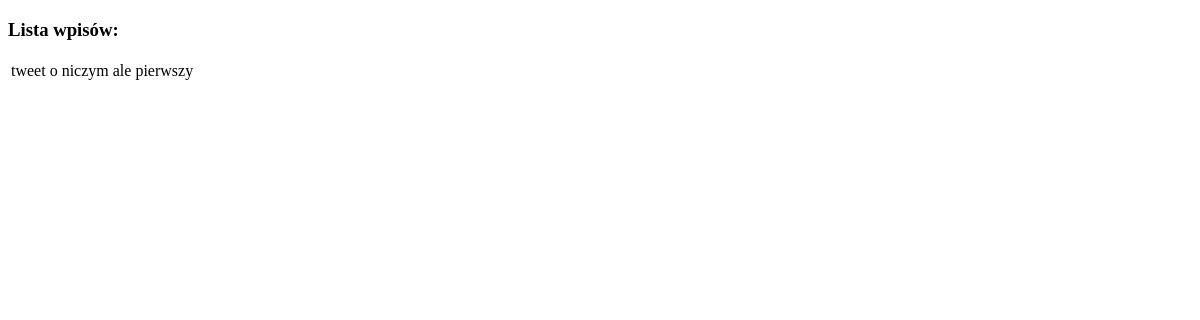
Before: / with the older database file.
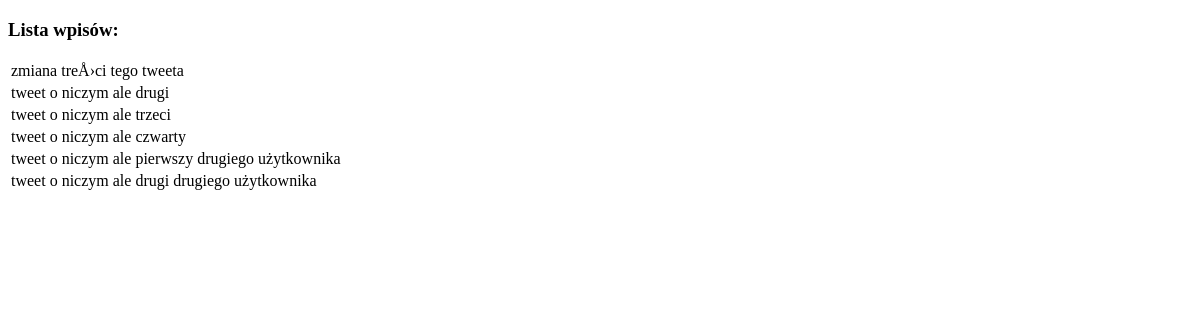
After: the same page with the newer database file.
### tables this page shows
CREATE TABLE `Tweets` (
  `id` int(11) NOT NULL,
  `user_id` int(11) NOT NULL,
  `tweet` varchar(140) NOT NULL,
  `creation_date` date NOT NULL
);

### src/SqlBasicSets.php (called while the page is built, shortened)
<?php
class SqlBasicSets{
    public static $conn = null;
    public static function describeTable($tableName){
        $sql = "describe $tableName";
        $describedTab = [];
        if($result = self::$conn->query($sql)){
            foreach ($result as $row) {
                   $describedTab[] = $row['Field'];
            }
        } else {
            echo self::$conn->error;
            return false;
        }
        return $describedTab;
    }
}

### src/Tweet.php (called while the page is built, shortened)
<?php
require_once 'SqlBasicSets.php';
class Tweet extends SqlBasicSets{
    private $id, $user_id, $tweet, $creation_date;
    public function __construct() {
        $this->tweet = '';
    }
    function getTweet() {
        return $this->tweet;
    }
    public static function loadAllTweets(){
        $columns = self::describeTable('Tweets');
        $sql = "SELECT * FROM Tweets";
        $returnTable = [];
        if ( $result = self::$conn->query($sql) ) {
            foreach ( $result as $row ) {
                $allTweets = new Tweet();
                foreach($columns as $col){
                    $allTweets->$col = $row["$col"];
                }
                $returnTable[] = $allTweets;
            }
            return $returnTable;
        }
    }
}

### index.php (the view, shortened to what this page needs)
<!DOCTYPE html>
<html>
    <head>
    </head>
    <body>
        <?php
        include_once 'src/Tweet.php';
        $tweetsObj = new Tweet();
        echo "<h3>Lista wpisów:</h3>";
        echo "<table>";
        foreach ($tweetsObj->loadAllTweets() as $rows){
           echo "<tr>";
           echo "<td>{$rows->getTweet()}</td>";
           echo "</tr>";
        }
        echo "</table>";
        ?>
    </body>
</html>

Changed rows visible on the page:
changed tweets: tweet "tweet o niczym ale pierwszy" → "zmiana treÅ›ci tego tweeta"
added tweets: tweet "tweet o niczym ale drugi"
added tweets: tweet "tweet o niczym ale trzeci"
added tweets: tweet "tweet o niczym ale czwarty"
added tweets: tweet "tweet o niczym ale pierwszy drugiego użytkownika"
added tweets: tweet "tweet o niczym ale drugi drugiego użytkownika"
